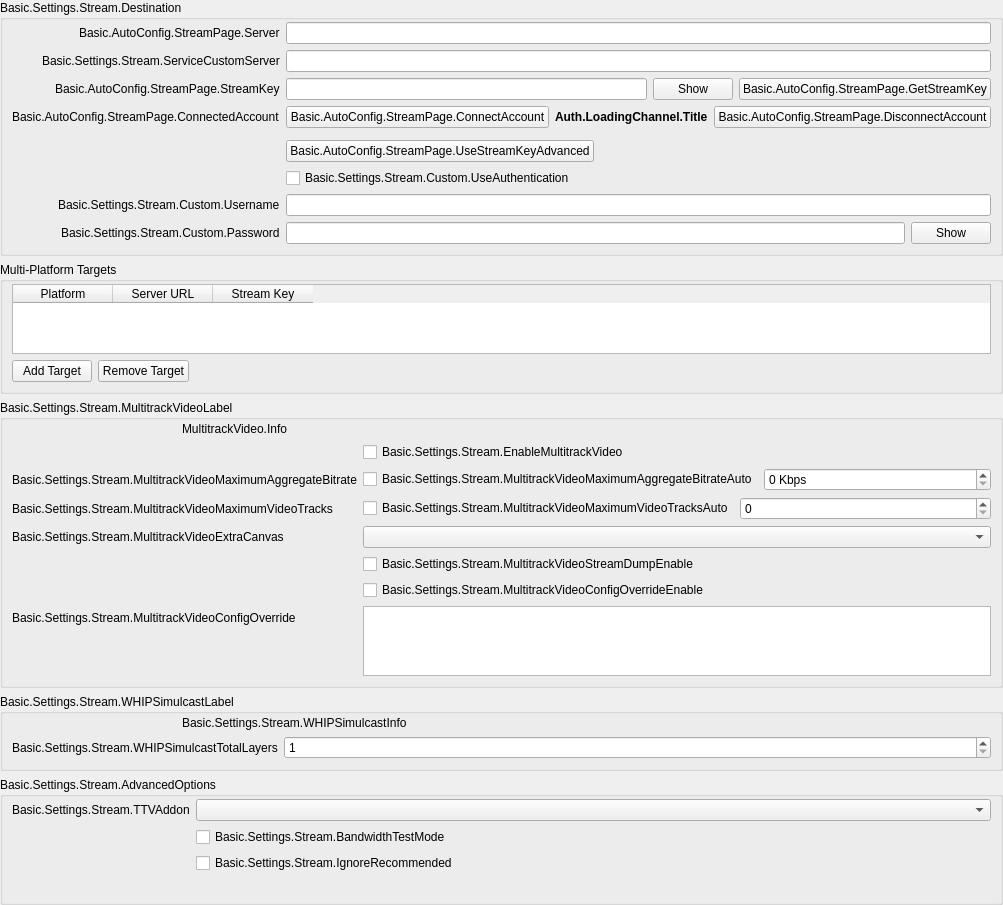
            <widget class="QWidget" name="streamKeyPage">
             <property name="geometry">
              <rect>
               <x>0</x>
               <y>0</y>
               <width>987</width>
               <height>791</height>
              </rect>
             </property>
             <layout class="QVBoxLayout" name="streamkeyPageLayout">
              <property name="leftMargin">
               <number>0</number>
              </property>
              <property name="topMargin">
               <number>0</number>
              </property>
              <property name="rightMargin">
               <number>0</number>
              </property>
              <property name="bottomMargin">
               <number>0</number>
              </property>
              <item>
               <widget class="QGroupBox" name="destinationGroupBox">
                <property name="title">
                 <string>Basic.Settings.Stream.Destination</string>
                </property>
                <layout class="QFormLayout" name="destinationLayout">
                 <property name="fieldGrowthPolicy">
                  <enum>QFormLayout::AllNonFixedFieldsGrow</enum>
                 </property>
                 <property name="labelAlignment">
                  <set>Qt::AlignRight|Qt::AlignTrailing|Qt::AlignVCenter</set>
                 </property>
                 <property name="leftMargin">
                  <number>9</number>
                 </property>
                 <property name="topMargin">
                  <number>2</number>
                 </property>
                 <property name="rightMargin">
                  <number>9</number>
                 </property>
                 <property name="bottomMargin">
                  <number>9</number>
                 </property>
                 <item row="0" column="0">
                  <widget class="QLabel" name="serverLabel">
                   <property name="text">
                    <string>Basic.AutoConfig.StreamPage.Server</string>
                   </property>
                  </widget>
                 </item>
                 <item row="0" column="1">
                  <widget class="QStackedWidget" name="serverStackedWidget">
                   <property name="sizePolicy">
                    <sizepolicy hsizetype="Preferred" vsizetype="Maximum">
                     <horstretch>0</horstretch>
                     <verstretch>0</verstretch>
                    </sizepolicy>
                   </property>
                   <property name="currentIndex">
                    <number>1</number>
                   </property>
                   <widget class="QWidget" name="servicePage">
                    <layout class="QHBoxLayout" name="horizontalLayout_21">
                     <property name="leftMargin">
                      <number>0</number>
                     </property>
                     <property name="topMargin">
                      <number>0</number>
                     </property>
                     <property name="rightMargin">
                      <number>0</number>
                     </property>
                     <property name="bottomMargin">
                      <number>0</number>
                     </property>
                     <item>
                      <widget class="QComboBox" name="server"/>
                     </item>
                    </layout>
                   </widget>
                   <widget class="QWidget" name="customPage">
                    <layout class="QHBoxLayout" name="horizontalLayout_22">
                     <property name="leftMargin">
                      <number>0</number>
                     </property>
                     <property name="topMargin">
                      <number>0</number>
                     </property>
                     <property name="rightMargin">
                      <number>0</number>
                     </property>
                     <property name="bottomMargin">
                      <number>0</number>
                     </property>
                     <item>
                      <widget class="QLineEdit" name="customServer"/>
                     </item>
                    </layout>
                   </widget>
                  </widget>
                 </item>
                 <item row="1" column="0">
                  <widget class="QLabel" name="serviceCustomServerLabel">
                   <property name="text">
                    <string>Basic.Settings.Stream.ServiceCustomServer</string>
                   </property>
                   <property name="buddy">
                    <cstring>serviceCustomServer</cstring>
                   </property>
                  </widget>
                 </item>
                 <item row="1" column="1">
                  <widget class="QLineEdit" name="serviceCustomServer"/>
                 </item>
                 <item row="2" column="0">
                  <widget class="QLabel" name="streamKeyLabel">
                   <property name="text">
                    <string>Basic.AutoConfig.StreamPage.StreamKey</string>
                   </property>
                   <property name="openExternalLinks">
                    <bool>true</bool>
                   </property>
                   <property name="buddy">
                    <cstring>key</cstring>
                   </property>
                  </widget>
                 </item>
                 <item row="2" column="1">
                  <widget class="QFrame" name="streamKeyWidget">
                   <layout class="QHBoxLayout" name="horizontalLayout_11">
                    <property name="leftMargin">
                     <number>0</number>
                    </property>
                    <property name="topMargin">
                     <number>0</number>
                    </property>
                    <property name="rightMargin">
                     <number>0</number>
                    </property>
                    <property name="bottomMargin">
                     <number>0</number>
                    </property>
                    <item>
                     <widget class="QLineEdit" name="key">
                      <property name="inputMask">
                       <string notr="true"/>
                      </property>
                      <property name="text">
                       <string notr="true"/>
                      </property>
                      <property name="echoMode">
                       <enum>QLineEdit::Password</enum>
                      </property>
                     </widget>
                    </item>
                    <item>
                     <widget class="QPushButton" name="show">
                      <property name="text">
                       <string>Show</string>
                      </property>
                     </widget>
                    </item>
                    <item>
                     <widget class="UrlPushButton" name="getStreamKeyButton">
                      <property name="toolTip">
                       <string/>
                      </property>
                      <property name="toolTipDuration">
                       <number>-4</number>
                      </property>
                      <property name="text">
                       <string>Basic.AutoConfig.StreamPage.GetStreamKey</string>
                      </property>
                     </widget>
                    </item>
                   </layout>
                  </widget>
                 </item>
                 <item row="3" column="0">
                  <widget class="QLabel" name="connectedAccountLabel">
                   <property name="text">
                    <string>Basic.AutoConfig.StreamPage.ConnectedAccount</string>
                   </property>
                  </widget>
                 </item>
                 <item row="3" column="1">
                  <layout class="QHBoxLayout" name="horizontalLayout_15">
                   <item>
                    <widget class="QPushButton" name="connectAccount2">
                     <property name="cursor">
                      <cursorShape>PointingHandCursor</cursorShape>
                     </property>
                     <property name="text">
                      <string>Basic.AutoConfig.StreamPage.ConnectAccount</string>
                     </property>
                    </widget>
                   </item>
                   <item>
                    <widget class="QLabel" name="connectedAccountText">
                     <property name="styleSheet">
                      <string notr="true">font-weight: bold</string>
                     </property>
                     <property name="text">
                      <string>Auth.LoadingChannel.Title</string>
                     </property>
                    </widget>
                   </item>
                   <item>
                    <widget class="QPushButton" name="disconnectAccount">
                     <property name="text">
                      <string>Basic.AutoConfig.StreamPage.DisconnectAccount</string>
                     </property>
                    </widget>
                   </item>
                   <item>
                    <spacer name="horizontalSpacer_19">
                     <property name="orientation">
                      <enum>Qt::Horizontal</enum>
                     </property>
                     <property name="sizeHint" stdset="0">
                      <size>
                       <width>40</width>
                       <height>20</height>
                      </size>
                     </property>
                    </spacer>
                   </item>
                  </layout>
                 </item>
                 <item row="4" column="0">
                  <spacer name="horizontalSpacer_18">
                   <property name="orientation">
                    <enum>Qt::Horizontal</enum>
                   </property>
                   <property name="sizeHint" stdset="0">
                    <size>
                     <width>170</width>
                     <height>0</height>
                    </size>
                   </property>
                  </spacer>
                 </item>
                 <item row="5" column="1">
                  <layout class="QHBoxLayout" name="horizontalLayout_28">
                   <item>
                    <widget class="QPushButton" name="useStreamKeyAdv">
                     <property name="text">
                      <string>Basic.AutoConfig.StreamPage.UseStreamKeyAdvanced</string>
                     </property>
                    </widget>
                   </item>
                   <item>
                    <spacer name="horizontalSpacer_28">
                     <property name="orientation">
                      <enum>Qt::Horizontal</enum>
                     </property>
                     <property name="sizeHint" stdset="0">
                      <size>
                       <width>40</width>
                       <height>0</height>
                      </size>
                     </property>
                    </spacer>
                   </item>
                  </layout>
                 </item>
                 <item row="6" column="1">
                  <widget class="QCheckBox" name="useAuth">
                   <property name="text">
                    <string>Basic.Settings.Stream.Custom.UseAuthentication</string>
                   </property>
                  </widget>
                 </item>
                 <item row="7" column="0">
                  <widget class="QLabel" name="authUsernameLabel">
                   <property name="text">
                    <string>Basic.Settings.Stream.Custom.Username</string>
                   </property>
                   <property name="buddy">
                    <cstring>authUsername</cstring>
                   </property>
                  </widget>
                 </item>
                 <item row="7" column="1">
                  <widget class="QLineEdit" name="authUsername"/>
                 </item>
                 <item row="8" column="0">
                  <widget class="QLabel" name="authPwLabel">
                   <property name="text">
                    <string>Basic.Settings.Stream.Custom.Password</string>
                   </property>
                   <property name="buddy">
                    <cstring>authPw</cstring>
                   </property>
                  </widget>
                 </item>
                 <item row="8" column="1">
                  <widget class="QFrame" name="authPwWidget">
                   <layout class="QHBoxLayout" name="horizontalLayout_25">
                    <property name="leftMargin">
                     <number>0</number>
                    </property>
                    <property name="topMargin">
                     <number>0</number>
                    </property>
                    <property name="rightMargin">
                     <number>0</number>
                    </property>
                    <property name="bottomMargin">
                     <number>0</number>
                    </property>
                    <item>
                     <widget class="QLineEdit" name="authPw">
                      <property name="echoMode">
                       <enum>QLineEdit::Password</enum>
                      </property>
                     </widget>
                    </item>
                    <item>
                     <widget class="QPushButton" name="authPwShow">
                      <property name="text">
                       <string>Show</string>
                      </property>
                     </widget>
                    </item>
                   </layout>
                  </widget>
                 </item>
               </layout>
              </widget>
             </item>
             <item>
              <widget class="QGroupBox" name="multiServiceTargetsGroupBox">
               <property name="title">
                <string>Multi-Platform Targets</string>
               </property>
               <layout class="QVBoxLayout" name="multiServiceTargetsLayout">
                <property name="leftMargin">
                 <number>9</number>
                </property>
                <property name="topMargin">
                 <number>2</number>
                </property>
                <property name="rightMargin">
                 <number>9</number>
                </property>
                <property name="bottomMargin">
                 <number>9</number>
                </property>
                <item>
                 <widget class="QTableWidget" name="multiServiceTargetsTable">
                  <property name="columnCount">
                   <number>3</number>
                  </property>
                  <column>
                   <property name="text">
                    <string>Platform</string>
                   </property>
                  </column>
                  <column>
                   <property name="text">
                    <string>Server URL</string>
                   </property>
                  </column>
                  <column>
                   <property name="text">
                    <string>Stream Key</string>
                   </property>
                  </column>
                 </widget>
                </item>
                <item>
                 <layout class="QHBoxLayout" name="multiServiceTargetsButtonsLayout">
                  <item>
                   <widget class="QPushButton" name="addTargetButton">
                    <property name="text">
                     <string>Add Target</string>
                    </property>
                   </widget>
                  </item>
                  <item>
                   <widget class="QPushButton" name="removeTargetButton">
                    <property name="text">
                     <string>Remove Target</string>
                    </property>
                   </widget>
                  </item>
                  <item>
                   <spacer name="horizontalSpacer_multiTargets">
                    <property name="orientation">
                     <enum>Qt::Horizontal</enum>
                    </property>
                    <property name="sizeHint" stdset="0">
                     <size>
                      <width>40</width>
                      <height>20</height>
                     </size>
                    </property>
                   </spacer>
                  </item>
                 </layout>
                </item>
               </layout>
              </widget>
             </item>
             <item>
              <widget class="QGroupBox" name="multitrackVideoGroupBox">
                <property name="title">
                 <string>Basic.Settings.Stream.MultitrackVideoLabel</string>
                </property>
                <layout class="QVBoxLayout" name="verticalLayout_34">
                 <property name="leftMargin">
                  <number>9</number>
                 </property>
                 <property name="topMargin">
                  <number>2</number>
                 </property>
                 <property name="rightMargin">
                  <number>9</number>
                 </property>
                 <property name="bottomMargin">
                  <number>9</number>
                 </property>
                 <item>
                  <layout class="QHBoxLayout" name="horizontalLayout_12">
                   <item>
                    <spacer name="horizontalSpacer_31">
                     <property name="orientation">
                      <enum>Qt::Horizontal</enum>
                     </property>
                     <property name="sizeType">
                      <enum>QSizePolicy::Fixed</enum>
                     </property>
                     <property name="sizeHint" stdset="0">
                      <size>
                       <width>170</width>
                       <height>10</height>
                      </size>
                     </property>
                    </spacer>
                   </item>
                   <item>
                    <widget class="QLabel" name="multitrackVideoInfo">
                     <property name="text">
                      <string>MultitrackVideo.Info</string>
                     </property>
                     <property name="textFormat">
                      <enum>Qt::RichText</enum>
                     </property>
                     <property name="wordWrap">
                      <bool>true</bool>
                     </property>
                     <property name="openExternalLinks">
                      <bool>true</bool>
                     </property>
                    </widget>
                   </item>
                  </layout>
                 </item>
                 <item>
                  <layout class="QFormLayout" name="formLayout_27">
                   <property name="fieldGrowthPolicy">
                    <enum>QFormLayout::AllNonFixedFieldsGrow</enum>
                   </property>
                   <item row="0" column="0">
                    <spacer name="horizontalSpacer_30">
                     <property name="orientation">
                      <enum>Qt::Horizontal</enum>
                     </property>
                     <property name="sizeType">
                      <enum>QSizePolicy::Fixed</enum>
                     </property>
                     <property name="sizeHint" stdset="0">
                      <size>
                       <width>170</width>
                       <height>10</height>
                      </size>
                     </property>
                    </spacer>
                   </item>
                   <item row="0" column="1">
                    <widget class="QCheckBox" name="enableMultitrackVideo">
                     <property name="text">
                      <string>Basic.Settings.Stream.EnableMultitrackVideo</string>
                     </property>
                    </widget>
                   </item>
                   <item row="1" column="0">
                    <widget class="QLabel" name="multitrackVideoMaximumAggregateBitrateLabel">
                     <property name="text">
                      <string>Basic.Settings.Stream.MultitrackVideoMaximumAggregateBitrate</string>
                     </property>
                    </widget>
                   </item>
                   <item row="1" column="1">
                    <layout class="QHBoxLayout" name="horizontalLayout_31" stretch="0,0">
                     <item>
                      <widget class="QCheckBox" name="multitrackVideoMaximumAggregateBitrateAuto">
                       <property name="text">
                        <string>Basic.Settings.Stream.MultitrackVideoMaximumAggregateBitrateAuto</string>
                       </property>
                      </widget>
                     </item>
                     <item>
                      <widget class="QSpinBox" name="multitrackVideoMaximumAggregateBitrate">
                       <property name="sizePolicy">
                        <sizepolicy hsizetype="MinimumExpanding" vsizetype="Fixed">
                         <horstretch>0</horstretch>
                         <verstretch>0</verstretch>
                        </sizepolicy>
                       </property>
                       <property name="suffix">
                        <string notr="true"> Kbps</string>
                       </property>
                       <property name="minimum">
                        <number>0</number>
                       </property>
                       <property name="maximum">
                        <number>1000000</number>
                       </property>
                       <property name="singleStep">
                        <number>50</number>
                       </property>
                       <property name="value">
                        <number>0</number>
                       </property>
                      </widget>
                     </item>
                    </layout>
                   </item>
                   <item row="2" column="0">
                    <widget class="QLabel" name="multitrackVideoMaximumVideoTracksLabel">
                     <property name="text">
                      <string>Basic.Settings.Stream.MultitrackVideoMaximumVideoTracks</string>
                     </property>
                    </widget>
                   </item>
                   <item row="2" column="1">
                    <layout class="QHBoxLayout" name="horizontalLayout_32" stretch="0,0">
                     <item>
                      <widget class="QCheckBox" name="multitrackVideoMaximumVideoTracksAuto">
                       <property name="sizePolicy">
                        <sizepolicy hsizetype="Minimum" vsizetype="Fixed">
                         <horstretch>0</horstretch>
                         <verstretch>0</verstretch>
                        </sizepolicy>
                       </property>
                       <property name="text">
                        <string>Basic.Settings.Stream.MultitrackVideoMaximumVideoTracksAuto</string>
                       </property>
                      </widget>
                     </item>
                     <item>
                      <widget class="QSpinBox" name="multitrackVideoMaximumVideoTracks">
                       <property name="sizePolicy">
                        <sizepolicy hsizetype="MinimumExpanding" vsizetype="Fixed">
                         <horstretch>0</horstretch>
                         <verstretch>0</verstretch>
                        </sizepolicy>
                       </property>
                       <property name="minimum">
                        <number>0</number>
                       </property>
                       <property name="maximum">
                        <number>100</number>
                       </property>
                       <property name="value">
                        <number>0</number>
                       </property>
                      </widget>
                     </item>
                    </layout>
                   </item>
                   <item row="3" column="1">
                    <widget class="QComboBox" name="multitrackVideoAdditionalCanvas">
                     <property name="placeholderText">
                      <string>None</string>
                     </property>
                    </widget>
                   </item>
                   <item row="4" column="0">
                    <spacer name="horizontalSpacer_32">
                     <property name="orientation">
                      <enum>Qt::Horizontal</enum>
                     </property>
                     <property name="sizeType">
                      <enum>QSizePolicy::Fixed</enum>
                     </property>
                     <property name="sizeHint" stdset="0">
                      <size>
                       <width>170</width>
                       <height>10</height>
                      </size>
                     </property>
                    </spacer>
                   </item>
                   <item row="4" column="1">
                    <widget class="QCheckBox" name="multitrackVideoStreamDumpEnable">
                     <property name="text">
                      <string>Basic.Settings.Stream.MultitrackVideoStreamDumpEnable</string>
                     </property>
                    </widget>
                   </item>
                   <item row="5" column="1">
                    <widget class="QCheckBox" name="multitrackVideoConfigOverrideEnable">
                     <property name="text">
                      <string>Basic.Settings.Stream.MultitrackVideoConfigOverrideEnable</string>
                     </property>
                    </widget>
                   </item>
                   <item row="6" column="0">
                    <widget class="QLabel" name="multitrackVideoConfigOverrideLabel">
                     <property name="text">
                      <string>Basic.Settings.Stream.MultitrackVideoConfigOverride</string>
                     </property>
                    </widget>
                   </item>
                   <item row="6" column="1">
                    <widget class="QPlainTextEdit" name="multitrackVideoConfigOverride">
                     <property name="sizePolicy">
                      <sizepolicy hsizetype="Expanding" vsizetype="Expanding">
                       <horstretch>0</horstretch>
                       <verstretch>0</verstretch>
                      </sizepolicy>
                     </property>
                    </widget>
                   </item>
                   <item row="3" column="0">
                    <widget class="QLabel" name="multitrackVideoAdditionalCanvasLabel">
                     <property name="text">
                      <string>Basic.Settings.Stream.MultitrackVideoExtraCanvas</string>
                     </property>
                    </widget>
                   </item>
                  </layout>
                 </item>
                </layout>
               </widget>
              </item>
              <item>
               <widget class="QGroupBox" name="whipSimulcastGroupBox">
                <property name="title">
                 <string>Basic.Settings.Stream.WHIPSimulcastLabel</string>
                </property>
                <layout class="QVBoxLayout" name="verticalLayout_35">
                 <property name="leftMargin">
                  <number>9</number>
                 </property>
                 <property name="topMargin">
                  <number>2</number>
                 </property>
                 <property name="rightMargin">
                  <number>9</number>
                 </property>
                 <property name="bottomMargin">
                  <number>9</number>
                 </property>
                 <item>
                  <layout class="QHBoxLayout" name="horizontalLayout_33">
                   <item>
                    <spacer name="horizontalSpacer_33">
                     <property name="orientation">
                      <enum>Qt::Horizontal</enum>
                     </property>
                     <property name="sizeType">
                      <enum>QSizePolicy::Fixed</enum>
                     </property>
                     <property name="sizeHint" stdset="0">
                      <size>
                       <width>170</width>
                       <height>10</height>
                      </size>
                     </property>
                    </spacer>
                   </item>
                   <item>
                    <widget class="QLabel" name="whipSimulcastInfo">
                     <property name="text">
                      <string>Basic.Settings.Stream.WHIPSimulcastInfo</string>
                     </property>
                     <property name="textFormat">
                      <enum>Qt::RichText</enum>
                     </property>
                     <property name="wordWrap">
                      <bool>true</bool>
                     </property>
                     <property name="openExternalLinks">
                      <bool>true</bool>
                     </property>
                    </widget>
                   </item>
                  </layout>
                 </item>
                 <item>
                  <layout class="QFormLayout" name="formLayout_39">
                   <property name="fieldGrowthPolicy">
                    <enum>QFormLayout::AllNonFixedFieldsGrow</enum>
                   </property>
                   <item row="1" column="0">
                    <widget class="QLabel" name="whipSimulcastTotalLayersLabel">
                     <property name="text">
                      <string>Basic.Settings.Stream.WHIPSimulcastTotalLayers</string>
                     </property>
                     <property name="minimumSize">
                      <size>
                       <width>170</width>
                       <height>0</height>
                      </size>
                     </property>
                    </widget>
                   </item>
                   <item row="1" column="1">
                    <layout class="QHBoxLayout" name="horizontalLayout_34" stretch="0,0">
                     <item>
                      <widget class="QSpinBox" name="whipSimulcastTotalLayers">
                       <property name="minimum">
                        <number>1</number>
                       </property>
                       <property name="maximum">
                        <number>4</number>
                       </property>
                       <property name="value">
                        <number>1</number>
                       </property>
                      </widget>
                     </item>
                    </layout>
                   </item>
                  </layout>
                 </item>
                </layout>
               </widget>
               </item>
              <item>
               <widget class="QGroupBox" name="serviceAdvancedOptionsGroupBox">
                <property name="title">
                 <string>Basic.Settings.Stream.AdvancedOptions</string>
                </property>
                <layout class="QFormLayout" name="serviceAdvancedOptionsLayout">
                 <property name="fieldGrowthPolicy">
                  <enum>QFormLayout::AllNonFixedFieldsGrow</enum>
                 </property>
                 <property name="labelAlignment">
                  <set>Qt::AlignRight|Qt::AlignTrailing|Qt::AlignVCenter</set>
                 </property>
                 <property name="leftMargin">
                  <number>9</number>
                 </property>
                 <property name="topMargin">
                  <number>2</number>
                 </property>
                 <property name="rightMargin">
                  <number>9</number>
                 </property>
                 <property name="bottomMargin">
                  <number>9</number>
                 </property>
                 <item row="0" column="0">
                  <widget class="QLabel" name="twitchAddonLabel">
                   <property name="text">
                    <string>Basic.Settings.Stream.TTVAddon</string>
                   </property>
                   <property name="buddy">
                    <cstring>twitchAddonDropdown</cstring>
                   </property>
                  </widget>
                 </item>
                 <item row="0" column="1">
                  <widget class="QComboBox" name="twitchAddonDropdown"/>
                 </item>
                 <item row="1" column="0">
                  <spacer name="horizontalSpacer_18_1">
                   <property name="orientation">
                    <enum>Qt::Horizontal</enum>
                   </property>
                   <property name="sizeHint" stdset="0">
                    <size>
                     <width>170</width>
                     <height>0</height>
                    </size>
                   </property>
                  </spacer>
                 </item>
                 <item row="1" column="1">
                  <widget class="QCheckBox" name="bandwidthTestEnable">
                   <property name="text">
                    <string>Basic.Settings.Stream.BandwidthTestMode</string>
                   </property>
                  </widget>
                 </item>
                 <item row="2" column="1">
                  <widget class="QCheckBox" name="ignoreRecommended">
                   <property name="text">
                    <string>Basic.Settings.Stream.IgnoreRecommended</string>
                   </property>
                  </widget>
                 </item>
                 <item row="3" column="1">
                  <widget class="QLabel" name="enforceSettingsLabel">
                   <property name="text">
                    <string notr="true"/>
                   </property>
                   <property name="textFormat">
                    <enum>Qt::RichText</enum>
                   </property>
                   <property name="openExternalLinks">
                    <bool>true</bool>
                   </property>
                  </widget>
                 </item>
                </layout>
               </widget>
              </item>
              <item>
               <spacer name="verticalSpacer_12">
                <property name="orientation">
                 <enum>Qt::Vertical</enum>
                </property>
                <property name="sizeHint" stdset="0">
                 <size>
                  <width>20</width>
                  <height>0</height>
                 </size>
                </property>
               </spacer>
              </item>
             </layout>
            </widget>
